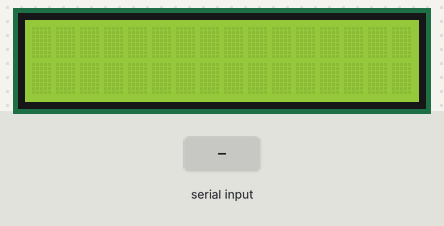
This sketch was run on a simulated Arduino Uno, built with avr-gcc and run on an emulated ATmega328P. Shown: 16×2 character LCD. The inputs (shaded band) are chosen by the test bench.

Above: at 1.2 s.
1.3 s: "1" received over Serial
At 2.0 s:
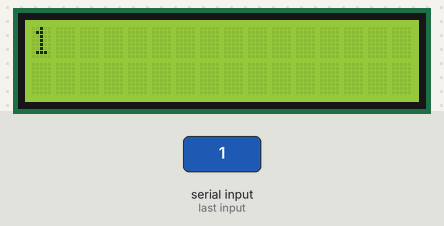
2.8 s: "0" received over Serial
At 3.9 s:
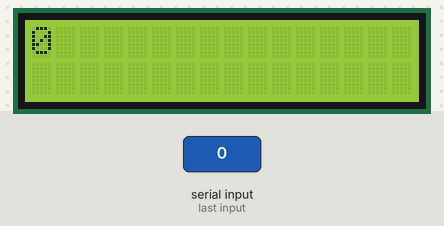
4.4 s: "2" received over Serial
At 5.1 s:
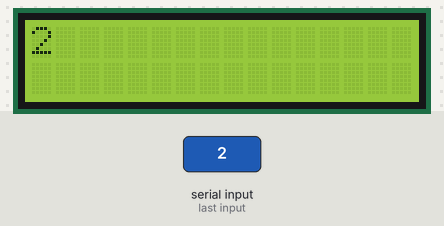
Timing chart, 0 to 7.4 s (numbered marks = the images above; inputs shaded):
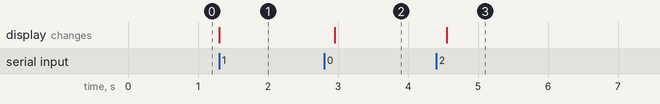

Measured:
- after the input at 1.3 s, the display: changes at once (image 1)
- after the input at 2.8 s, the display: changes after 0.15 s (image 2)
- after the input at 4.4 s, the display: changes after 0.15 s (image 3)

The sketch:

LCDtest.ino
```cpp
#include <LiquidCrystal.h>
LiquidCrystal MyLCD(12,11,5,4,3,2);

void setup()
{
    MyLCD.begin(16,2);
    Serial.begin(9600);
}

void loop(){
    if (Serial.available()){
      delay(150);
      MyLCD.clear();
      }
      if(Serial.available()>13){
      for(int i=0;i<13;i++){
        MyLCD.scrollDisplayLeft();
        delay(150);
        }
       for(int l=0;l<16;l++){
        MyLCD.scrollDisplayRight();
        delay(150);
        }
      }
     while(Serial.available()>0){
      MyLCD.write(Serial.read());
      }


}
```
